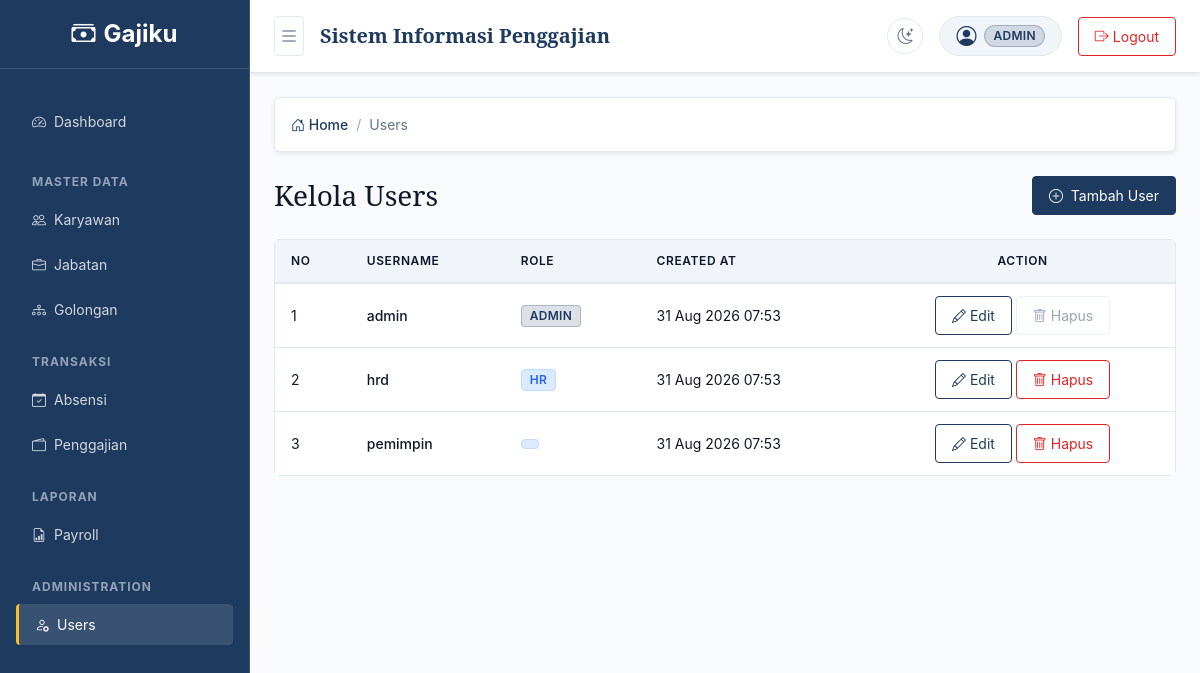
The page /?page=users/index (signed in) on the database as committed earlier.
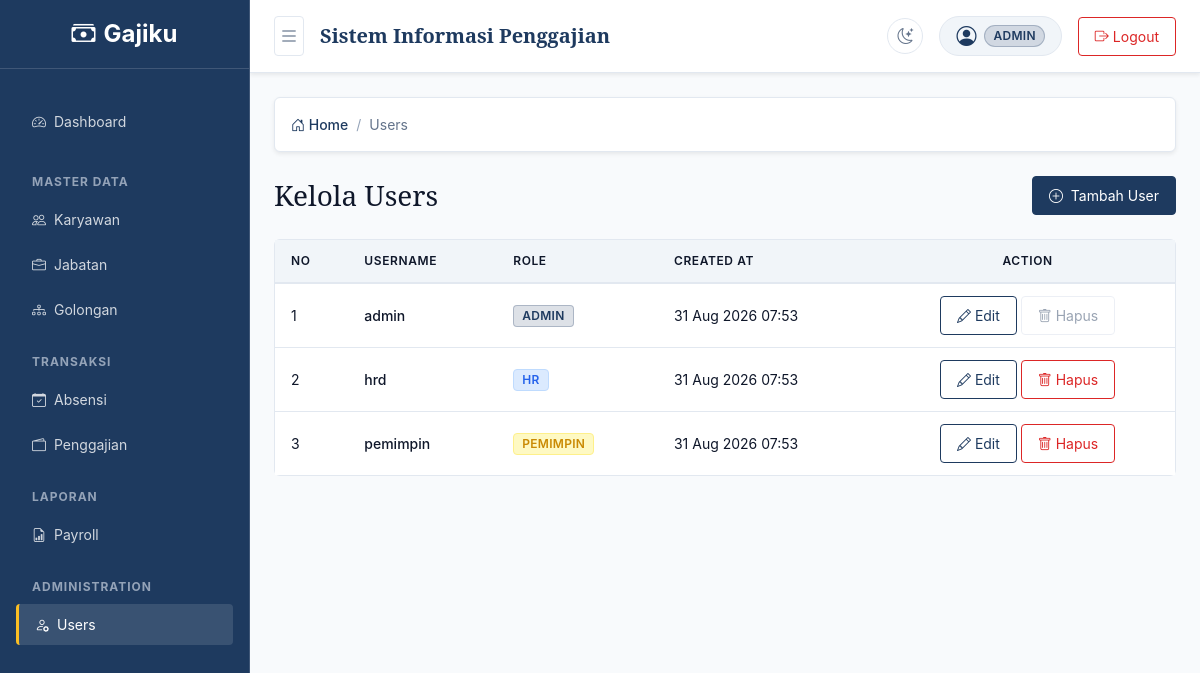
The same page on the database as committed later.
### tables this page shows
CREATE TABLE IF NOT EXISTS users (
    id INT UNSIGNED AUTO_INCREMENT PRIMARY KEY,
    username VARCHAR(50) NOT NULL UNIQUE,
    password VARCHAR(255) NOT NULL,
    role ENUM('ADMIN', 'HR', 'PEMIMPIN') NOT NULL,
    created_at TIMESTAMP NOT NULL DEFAULT CURRENT_TIMESTAMP,
    updated_at TIMESTAMP NOT NULL DEFAULT CURRENT_TIMESTAMP ON UPDATE CURRENT_TIMESTAMP
);

### app/includes/auth.php (called while the page is built, shortened)
<?php
function isAuthenticated(): bool
{
    return isset($_SESSION['user']) && is_array($_SESSION['user']);
}
function currentUser(): ?array
{
    return isAuthenticated() ? $_SESSION['user'] : null;
}

### app/pages/users/index.php (the view, shortened to what this page needs)
<?php
require_once dirname(__DIR__, 2) . '/includes/auth.php';
$user = currentUser();
$pdo = getPDO();
$stmt = $pdo->query("SELECT id, username, role, created_at FROM users ORDER BY created_at DESC");
$users = $stmt->fetchAll();
?>
<div class="d-flex justify-content-between align-items-center mb-4">
    <h1 class="h3 mb-0">Kelola Users</h1>
    <button type="button" class="btn btn-primary" data-bs-toggle="modal" data-bs-target="#addUserModal">
        <i class="bi bi-plus-circle me-1"></i> Tambah User
    </button>
</div>
<div class="card border-0 shadow-sm">
    <div class="card-body p-0">
        <div class="table-responsive">
            <table class="table table-hover align-middle mb-0">
                <thead class="table-light">
                    <tr>
                        <th class="px-4 py-3">No</th>
                        <th class="px-4 py-3">Username</th>
                        <th class="px-4 py-3">Role</th>
                        <th class="px-4 py-3">Created At</th>
                        <th class="px-4 py-3 text-center">Action</th>
                    </tr>
                </thead>
                <tbody>
                    <?php if (count($users) > 0): ?>
                        <?php foreach ($users as $index => $u): ?>
                            <tr>
                                <td class="px-4 py-3"><?= $index + 1 ?></td>
                                <td class="px-4 py-3 fw-medium"><?= htmlspecialchars((string)$u['username'], ENT_QUOTES, 'UTF-8') ?></td>
                                <td class="px-4 py-3">
                                    <span class="badge <?= $u['role'] === 'ADMIN' ? 'bg-primary' : ($u['role'] === 'PEMIMPIN' ? 'bg-warning text-dark' : 'bg-info text-dark') ?>">
                                        <?= htmlspecialchars((string)$u['role'], ENT_QUOTES, 'UTF-8') ?>
                                    </span>
                                </td>
                                <td class="px-4 py-3 text-muted"><?= date('d M Y H:i', strtotime($u['created_at'])) ?></td>
                                <td class="px-4 py-3 text-center">
                                    <button class="btn btn-sm btn-outline-primary" data-bs-toggle="modal" data-bs-target="#editUserModal<?= $u['id'] ?>" title="Edit">
                                        <i class="bi bi-pencil"></i> Edit
                                    </button>
                                    <?php if ($u['id'] !== $user['id']):  ?>
                                    <form action="/?action=users/delete" method="POST" class="d-inline" onsubmit="return confirm('Apakah Anda yakin ingin menghapus user ini? Tindakan ini tidak dapat dibatalkan.');">
                                        <button type="submit" class="btn btn-sm btn-outline-danger" title="Hapus">
                                            <i class="bi bi-trash"></i> Hapus
                                        </button>
                                    </form>
                                    <?php else: ?>
                                    <button class="btn btn-sm btn-outline-secondary disabled" title="Anda tidak dapat menghapus akun Anda sendiri">
                                        <i class="bi bi-trash"></i> Hapus
                                    </button>
                                    <?php endif; ?>
                                </td>
                            </tr>
                        <?php endforeach; ?>
                    <?php endif; ?>
                </tbody>
            </table>
        </div>
    </div>
</div>

### app/includes/header.php (shortened to what this page needs)
<!DOCTYPE html>
<html lang="id">
<head>
    <link href="https://cdn.jsdelivr.net/npm/bootstrap@5.3.3/dist/css/bootstrap.min.css" rel="stylesheet">
    <link rel="stylesheet" href="https://cdn.jsdelivr.net/npm/bootstrap-icons@1.11.3/font/bootstrap-icons.min.css">
    <?php
    $styleVersion = file_exists(dirname(__DIR__, 2) . '/public/assets/css/style.css')
        ? (string) filemtime(dirname(__DIR__, 2) . '/public/assets/css/style.css')
        : '1.0';
    ?>
    <link href="assets/css/style.css?v=<?= $styleVersion ?>" rel="stylesheet">
    <link href="/assets/css/style.css?v=<?= $styleVersion ?>" rel="stylesheet">
</head>
<body>
<div class="app-wrapper">

### app/includes/navbar.php (shortened to what this page needs)
<?php
$user = currentUser();
$page = $_GET['page'] ?? 'dashboard';
function is_active($currentPage, $targetPage) {
    return strpos($currentPage, $targetPage) === 0 ? 'active' : '';
}
?>
<div class="sidebar d-flex flex-column vh-100">
    <div class="p-3 text-center border-bottom border-light border-opacity-25 mb-3">
        <a href="/?page=dashboard" class="text-white text-decoration-none fs-4 fw-bold d-flex align-items-center justify-content-center">
            <i class="bi bi-cash-stack me-2"></i>Gajiku
        </a>
    </div>
    <div class="p-3 flex-grow-1 overflow-auto">
        <ul class="nav nav-pills flex-column mb-auto gap-1">
            <li class="nav-item mb-2">
                <a class="nav-link text-white <?= is_active($page, 'dashboard') ?>" href="/?page=dashboard">
                    <i class="bi bi-speedometer2 me-2"></i> Dashboard
                </a>
            </li>
            <li class="nav-item mt-3 mb-1">
                <small class="text-white text-opacity-50 text-uppercase fw-bold ps-3" style="font-size: 0.75rem; letter-spacing: 1px;">Master Data</small>
            </li>
            <?php if ($user['role'] === 'ADMIN'): ?>
            <li class="nav-item">
                <a class="nav-link text-white <?= is_active($page, 'karyawan') ?>" href="/?page=karyawan/index">
                    <i class="bi bi-people me-2"></i> Karyawan
                </a>
            </li>
            <li class="nav-item">
                <a class="nav-link text-white <?= is_active($page, 'jabatan') ?>" href="/?page=jabatan/index">
                    <i class="bi bi-briefcase me-2"></i> Jabatan
                </a>
            </li>
            <li class="nav-item">
                <a class="nav-link text-white <?= is_active($page, 'golongan') ?>" href="/?page=golongan/index">
                    <i class="bi bi-diagram-3 me-2"></i> Golongan
                </a>
            </li>
            <?php endif; ?>
            <li class="nav-item mt-3 mb-1">
                <small class="text-white text-opacity-50 text-uppercase fw-bold ps-3" style="font-size: 0.75rem; letter-spacing: 1px;">Transaksi</small>
            </li>
            <?php if (in_array($user['role'], ['ADMIN', 'HR', 'PEMIMPIN'])): ?>
            <li class="nav-item">
                <a class="nav-link text-white <?= is_active($page, 'absensi') ?>" href="/?page=absensi/index">
                    <i class="bi bi-calendar-check me-2"></i> Absensi
                </a>
            </li>
            <?php endif; ?>
            <li class="nav-item">
                <a class="nav-link text-white <?= is_active($page, 'penggajian') ?: is_active($page, 'payroll') ?>" href="/?page=payroll/index">
                    <i class="bi bi-wallet2 me-2"></i> Penggajian
                </a>
            </li>
            <li class="nav-item mt-3 mb-1">
                <small class="text-white text-opacity-50 text-uppercase fw-bold ps-3" style="font-size: 0.75rem; letter-spacing: 1px;">Laporan</small>
            </li>
            <li class="nav-item">
                <a class="nav-link text-white <?= is_active($page, 'laporan') ?>" href="/?page=laporan/index">
                    <i class="bi bi-file-earmark-bar-graph me-2"></i> Payroll
                </a>
            </li>
            <?php if ($user['role'] === 'ADMIN'): ?>
            <li class="nav-item mt-3 mb-1">
                <small class="text-white text-opacity-50 text-uppercase fw-bold ps-3" style="font-size: 0.75rem; letter-spacing: 1px;">Administration</small>
            </li>
            <li class="nav-item">
                <a class="nav-link text-white <?= is_active($page, 'users') ?>" href="/?page=users/index">
                    <i class="bi bi-person-gear me-2"></i> Users
                </a>
            </li>
            <?php endif; ?>
        </ul>
    </div>
</div>
<div class="main-content d-flex flex-column w-100 min-vh-100">
    <header class="shadow-sm px-4 py-3 d-flex justify-content-between align-items-center sticky-top" style="z-index: 1020;">
        <div class="d-flex align-items-center gap-3">
            <button type="button" id="sidebarToggle" onclick="toggleSidebar(event)" class="btn btn-outline-secondary btn-sm p-1 no-print" title="Sembunyikan/tampilkan menu" aria-label="Sembunyikan/tampilkan menu" aria-expanded="true">
                <i class="bi bi-list fs-5" id="sidebarToggleIcon" style="pointer-events: none;"></i>
            </button>
            <h5 class="mb-0 text-primary fw-bold d-none d-md-block">Sistem Informasi Penggajian</h5>
        </div>
        <div class="d-flex align-items-center gap-3 ms-auto">
            <button type="button" id="themeToggle" onclick="toggleGajikuTheme()" class="theme-toggle-btn btn btn-sm no-print" aria-label="Ganti mode gelap atau terang" aria-pressed="false" title="Ganti mode gelap/terang">
                <i class="bi bi-moon-stars fs-6" id="themeToggleIcon"></i>
            </button>
            <div class="user-badge d-flex align-items-center px-3 py-1 rounded-pill border">
                <span class="me-2 fw-medium"><i class="bi bi-person-circle text-primary fs-5"></i></span>
                <span class="badge bg-primary rounded-pill"><?= htmlspecialchars((string) ($user['role'] ?? ''), ENT_QUOTES, 'UTF-8') ?></span>
            </div>
            <a class="btn btn-outline-danger btn-sm d-flex align-items-center px-3" href="/?action=auth/logout">
                <i class="bi bi-box-arrow-right me-1"></i> Logout
            </a>
        </div>
    </header>

### public/index.php (shortened to what this page needs)
<?php
require_once dirname(__DIR__) . '/app/includes/auth.php';
$page = $_GET['page'] ?? 'dashboard';
$page = preg_replace('/[^a-zA-Z0-9_\-\/]/', '', (string)$page);
$pageFile = dirname(__DIR__) . '/app/pages/' . $page . '.php';
require dirname(__DIR__) . '/app/includes/header.php';
require dirname(__DIR__) . '/app/includes/navbar.php';
echo '<main class="container-fluid p-4">';
echo '<nav aria-label="breadcrumb" class="mb-4">';
echo '<ol class="breadcrumb bg-white p-3 rounded shadow-sm border mb-0">';
echo '<li class="breadcrumb-item"><a href="/?page=dashboard" class="text-decoration-none fw-medium"><i class="bi bi-house-door"></i> Home</a></li>';
$pageParts = explode('/', $page);
if (count($pageParts) > 1 && end($pageParts) === 'index') {
    array_pop($pageParts);
}
foreach ($pageParts as $index => $part) {
    $pathForLink = implode('/', array_slice($pageParts, 0, $index + 1));
    if (file_exists(dirname(__DIR__) . '/app/pages/' . $pathForLink . '/index.php')) {
        $pathForLink .= '/index';
    }
    $isLast = ($index === count($pageParts) - 1);
    $name = ucwords(str_replace(['_', '-'], ' ', $part));
    if ($isLast) {
        echo '<li class="breadcrumb-item active" aria-current="page">' . htmlspecialchars($name) . '</li>';
    } else {
        echo '<li class="breadcrumb-item"><a href="/?page=' . urlencode($pathForLink) . '" class="text-decoration-none fw-medium">' . htmlspecialchars($name) . '</a></li>';
    }
}
echo '</ol>';
echo '</nav>';
if (file_exists($pageFile)) {
    require $pageFile;
}
echo '</main>';
echo '</div>';
echo '</div>';
require dirname(__DIR__) . '/app/includes/footer.php';

### app/includes/footer.php (shortened to what this page needs)
</body>
</html>

### app/includes/header.php (style rules this page uses)
:root { --bg-color: #F8FAFC; --surface-color: #FFFFFF; --surface-muted: #F1F5F9; --surface-hover: #E2E8F0; --border-color: #E2E8F0; --text-primary: #0F172A; --text-secondary: #64748B; --sidebar-bg: #1E3A5F; --topbar-bg: #FFFFFF; }
html, body { overflow-x: hidden; }
body { background-color: var(--bg-color) !important; color: var(--text-primary) !important; transition: background-color 0.2s ease, color 0.2s ease; }
.app-wrapper { display: flex; min-height: 100vh; background-color: var(--bg-color); }
.sidebar { width: 250px; height: 100vh; position: fixed; top: 0; left: 0; bottom: 0; z-index: 1030; background-color: var(--sidebar-bg) !important; border-right: 1px solid var(--sidebar-border); color: var(--sidebar-text); flex-shrink: 0; will-change: margin-left; transition: margin-left 0.15s cubic-bezier(0.4, 0, 0.2, 1), background-color 0.2s ease; }
.main-content { margin-left: 250px; width: calc(100% - 250px); min-height: 100vh; min-width: 0; flex-grow: 1; background-color: var(--bg-color) !important; transition: margin-left 0.15s cubic-bezier(0.4, 0, 0.2, 1), width 0.15s cubic-bezier(0.4, 0, 0.2, 1); }
.table-responsive { background-color: transparent !important; border: none !important; }
.card > .table-responsive, .card-body > .table-responsive { border: none !important; border-radius: 0 !important; margin: 0 !important; }
.table { --bs-table-bg: transparent !important; --bs-table-accent-bg: transparent !important; --bs-table-color: var(--text-primary) !important; --bs-table-border-color: var(--border-color) !important; color: var(--text-primary) !important; border-color: var(--border-color) !important; background-color: transparent !important; margin-bottom: 0 !important; }
.table > :not(caption) > * > * { box-shadow: none !important; color: inherit !important; background-color: transparent !important; }

Rows that differ between the two databases and show on the page:
changed users "pemimpin": role (not shown) → "PEMIMPIN"
